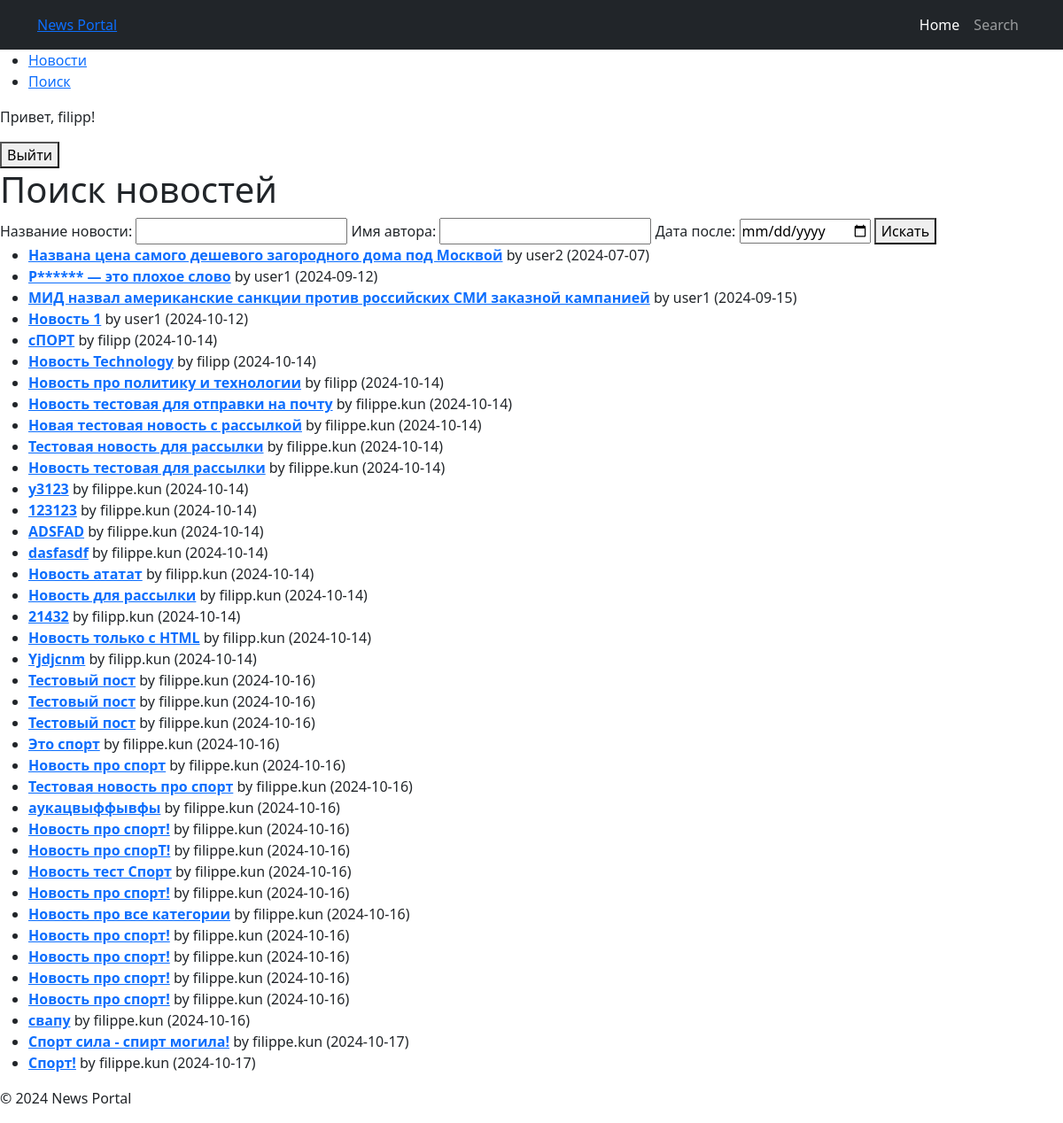
/posts/search/ (signed in), run on the app's committed database.
### news/models.py (models this page shows, shortened)
class Post(models.Model):
    ARTICLE = 'AR'
    NEWS = 'NW'
    POST_TYPE_CHOICES = [
        (ARTICLE, 'Article'),
        (NEWS, 'News'),
    ]
    author = models.ForeignKey(Author, on_delete=models.CASCADE)
    post_type = models.CharField(max_length=2, choices=POST_TYPE_CHOICES, default=ARTICLE)
    date_created = models.DateTimeField(auto_now_add=True)
    categories = models.ManyToManyField(Category, through='PostCategory')
    title = models.CharField(max_length=255)
    text = models.TextField()
    rating = models.IntegerField(default=0)

class Author(models.Model):
    user = models.OneToOneField(User, on_delete=models.CASCADE)
    rating = models.IntegerField(default=0)

### news/views.py (the view)
# urls.py: path('posts/search/', NewsSearchView.as_view(), name='search'),
class NewsSearchView(FilterView):
    model = Post
    template_name = 'search.html'
    context_object_name = 'posts'
    filterset_class = PostFilter

### news/context_processors.py (called while the page is built)
def is_author(request):
    if request.user.is_authenticated:
        return {'is_author': request.user.groups.filter(name='authors').exists()}
    return {'is_author': False}

### news/templatetags/censor.py (called while the page is built)
@register.filter(name='censor')
def censor(value):
    words = value.split()
    censored_text = []
    for word in words:
        clean_word = word.strip('.,!?')  # Убираем знаки препинания для проверки слова
        if clean_word.lower() in BAD_WORDS:
            censored_word = clean_word[0] + '*' * (len(clean_word) - 1)
            censored_text.append(word.replace(clean_word, censored_word))  # Восстанавливаем знаки препинания
        else:
            censored_text.append(word)
    return ' '.join(censored_text)

### templates/search.html
{% extends "default.html" %}
{% load censor %}
{% block content %}
<h1>Поиск новостей</h1>
<form method="get" action="{% url 'search' %}">
    <label for="title">Название новости:</label>
    <input type="text" name="title" id="title" value="{{ request.GET.title }}">
    <label for="author">Имя автора:</label>
    <input type="text" name="author" id="author" value="{{ request.GET.author }}">
    <label for="date_after">Дата после:</label>
    <input type="date" name="date_after" id="date_after" value="{{ request.GET.date_after }}">
    <button type="submit">Искать</button>
</form>
{% if posts %}
    <ul>
        {% for post in posts %}
            <li>
                <a href="{% url 'post_detail' post.pk %}"><strong>{{ post.title|censor }}</strong></a>
                by {{ post.author.user.username }} ({{ post.date_created|date:"Y-m-d" }})
            </li>
        {% endfor %}
    </ul>
{% else %}
    <p>Новостей не найдено. Попробуйте изменить критерии поиска!</p>
{% endif %}
{% endblock %}

### templates/default.html (shortened to what this page needs)
{% load static %}
<!DOCTYPE html>
<html lang="en">
<head>
    <link href="https://cdn.jsdelivr.net/npm/bootstrap@5.2.3/dist/css/bootstrap.min.css" rel="stylesheet">
    <link rel="stylesheet" href="{% static 'css/styles.css' %}">
    <nav class="navbar navbar-expand-lg navbar-dark bg-dark">
    <div class="container">
        <a href="{% url 'post_list' %}">News Portal</a>
        <div class="collapse navbar-collapse" id="navbarSupportedContent">
            <ul class="navbar-nav ms-auto mb-2 mb-lg-0">
                <li class="nav-item"><a class="nav-link active" aria-current="page" href="{% url 'post_list' %}">Home</a></li>
                <li class="nav-item"><a class="nav-link" href="{% url 'search' %}">Search</a></li>
            </ul>
        </div>
    </div>
</nav>
</head>
<body>
    <header>
        <nav>
            <ul>
                <li><a href="{% url 'post_list' %}">Новости</a></li>
                <li><a href="{% url 'search' %}">Поиск</a></li>
            </ul>
            <div>
                {% if user.is_authenticated %}
                    <p>Привет, {{ user.username }}!</p>
                    <form method="post" action="{% url 'account_logout' %}">
                        <button type="submit">Выйти</button>
                    </form>
                {% else %}
                    <a href="{% url 'account_login' %}">Войти</a>
                    <a href="{% url 'account_signup' %}">Регистрация</a>
                {% endif %}
            </div>
        </nav>
    </header>
    <main>
        {% block content %}{% endblock %}
    </main>
    <footer>
        <p>© 2024 News Portal</p>
    </footer>
</body>
</html>

### data on the page
Post: title|censor "Названа цена самого дешевого загородного дома под Москвой", author.user.username "user2", date_created "2024-07-07"
Post: title|censor "Р****** — это плохое слово", author.user.username "user1", date_created "2024-09-12"
Post: title|censor "МИД назвал американские санкции против российских СМИ заказной кампанией", author.user.username "user1", date_created "2024-09-15"
Post: title|censor "Новость 1", author.user.username "user1", date_created "2024-10-12"
Post: title|censor "сПОРТ", author.user.username "filipp", date_created "2024-10-14"
Post: title|censor "Новость Technology", author.user.username "filipp", date_created "2024-10-14"
Post: title|censor "Новость про политику и технологии", author.user.username "filipp", date_created "2024-10-14"
Post: title|censor "Новость тестовая для отправки на почту", author.user.username "filippe.kun", date_created "2024-10-14"
Post: title|censor "Новая тестовая новость с рассылкой", author.user.username "filippe.kun", date_created "2024-10-14"
Post: title|censor "Тестовая новость для рассылки", author.user.username "filippe.kun", date_created "2024-10-14"
Post: title|censor "Новость тестовая для рассылки", author.user.username "filippe.kun", date_created "2024-10-14"
Post: title|censor "у3123", author.user.username "filippe.kun", date_created "2024-10-14"
Post: title|censor "123123", author.user.username "filippe.kun", date_created "2024-10-14"
Post: title|censor "ADSFAD", author.user.username "filippe.kun", date_created "2024-10-14"
Post: title|censor "dasfasdf", author.user.username "filippe.kun", date_created "2024-10-14"
Post: title|censor "Новость ататат", author.user.username "filipp.kun", date_created "2024-10-14"
Post: title|censor "Новость для рассылки", author.user.username "filipp.kun", date_created "2024-10-14"
Post: title|censor "21432", author.user.username "filipp.kun", date_created "2024-10-14"
Post: title|censor "Новость только с HTML", author.user.username "filipp.kun", date_created "2024-10-14"
Post: title|censor "Yjdjcnm", author.user.username "filipp.kun", date_created "2024-10-14"
Post: title|censor "Тестовый пост", author.user.username "filippe.kun", date_created "2024-10-16"
Post: title|censor "Тестовый пост", author.user.username "filippe.kun", date_created "2024-10-16"
Post: title|censor "Тестовый пост", author.user.username "filippe.kun", date_created "2024-10-16"
Post: title|censor "Это спорт", author.user.username "filippe.kun", date_created "2024-10-16"
Post: title|censor "Новость про спорт", author.user.username "filippe.kun", date_created "2024-10-16"
Post: title|censor "Тестовая новость про спорт", author.user.username "filippe.kun", date_created "2024-10-16"
Post: title|censor "аукацвыффывфы", author.user.username "filippe.kun", date_created "2024-10-16"
Post: title|censor "Новость про спорт!", author.user.username "filippe.kun", date_created "2024-10-16"
Post: title|censor "Новость про спорТ!", author.user.username "filippe.kun", date_created "2024-10-16"
Post: title|censor "Новость тест Спорт", author.user.username "filippe.kun", date_created "2024-10-16"
Post: title|censor "Новость про спорт!", author.user.username "filippe.kun", date_created "2024-10-16"
Post: title|censor "Новость про все категории", author.user.username "filippe.kun", date_created "2024-10-16"
Post: title|censor "Новость про спорт!", author.user.username "filippe.kun", date_created "2024-10-16"
Post: title|censor "Новость про спорт!", author.user.username "filippe.kun", date_created "2024-10-16"
Post: title|censor "Новость про спорт!", author.user.username "filippe.kun", date_created "2024-10-16"
Post: title|censor "Новость про спорт!", author.user.username "filippe.kun", date_created "2024-10-16"
Post: title|censor "свапу", author.user.username "filippe.kun", date_created "2024-10-16"
Post: title|censor "Спорт сила - спирт могила!", author.user.username "filippe.kun", date_created "2024-10-17"
Post: title|censor "Спорт!", author.user.username "filippe.kun", date_created "2024-10-17"

### other printed values
{{ user.username }} "filipp"
